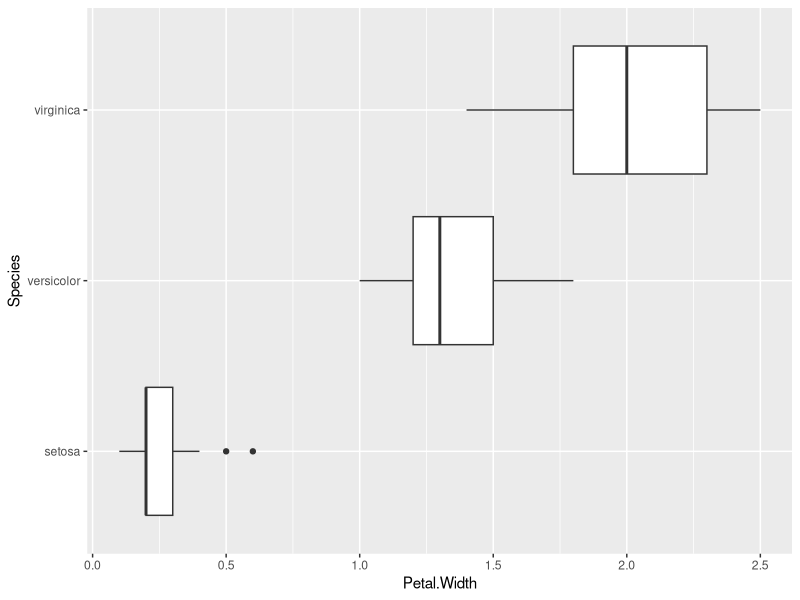

The R script that drew this image:
## ---- chunk 1
x <- c(149, 486, 174, 435, 188, 397, 497, 256, 346, 494)
y <- c(1839, 2709, 2422, 1547, 1686, 2159, 2929, 651, 1358, 756)
## ---- chunk 2
months <- c("January", "February", "March", "April", "May", "June", "July",
            "August", "September", "October", "November", "December")
## ---- chunk 3
dummy <- 17:23
dummy[5:7]
## ---- chunk 4
data(iris)
## ---- chunk 5
library(ggplot2)
ggplot(data = iris, mapping = aes(x=Species, y = Petal.Width)) +
  geom_boxplot() + coord_flip()
